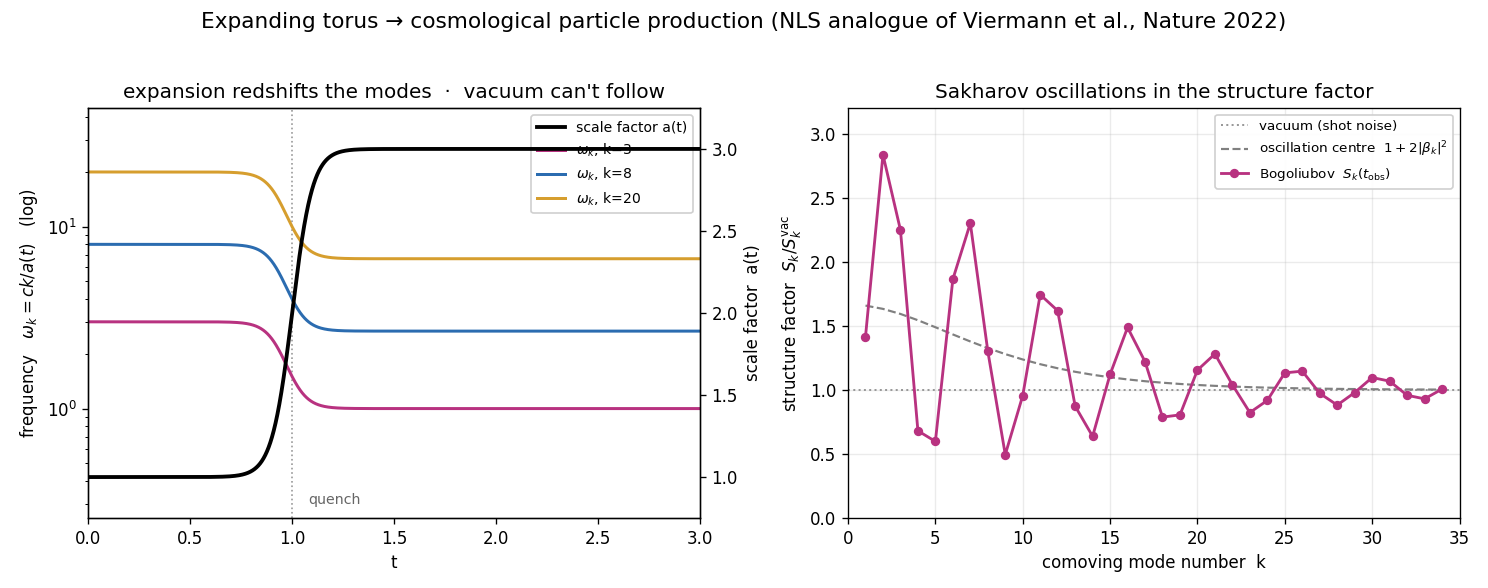

This figure's Python source:
"""
Frontier prototype 3: an EXPANDING torus -> cosmological particle production.

Quench the ring radius (scale factor) a(t) upward and the phonon modes on the belly
redshift, omega_k(t) = c k / a(t): the adiabatic vacuum can no longer follow, and
the expansion pumps phonon PAIRS out of nothing -- the acoustic analogue of particle
production by an expanding universe. This is the NLS/BEC realisation demonstrated by
Viermann et al., "Quantum field simulator for dynamics in curved spacetime",
Nature 611, 260 (2022): a 2-D BEC whose interaction/trap is ramped to mimic an
expanding FRW spacetime.

Protocol: a fast (near-sudden) expansion at t_q, then free evolution. Each mode ends
in a two-mode squeezed vacuum with |beta_k|^2 produced pairs; while it evolves, the
squeezed quadratures rotate, so the equal-time density structure factor
    S_k(t) = <|delta rho_k|^2>  = (|alpha_k| - |beta_k|)^2 ... (|alpha_k| + |beta_k|)^2
oscillates in k at fixed t -- SAKHAROV OSCILLATIONS (the acoustic analogue of the CMB
acoustic peaks), riding on the k-independent |beta_k|^2 plateau.

Solved exactly by linear Bogoliubov theory (the massless-scalar-on-FRW model, the
purest cosmology analogue, and exactly the theory Viermann et al. compare data to):
each comoving mode is a parametric oscillator

        v_k'' + omega_k(t)^2 v_k = 0,   omega_k = c k / a(t),

started in its adiabatic (WKB) vacuum and integrated (RK4) through the quench, with
the two-mode-squeeze Wronskian |v v'* - v* v'| = 1 held to machine precision. The
produced pairs |beta_k|^2 and the observed density structure factor
S_k(t_obs) = 2 omega_f |v_k(t_obs)|^2 (=1 in vacuum) are read straight off v_k, v_k'.
(The companion direct-GPE demonstration of parametric production from noise is
faraday.py, the periodic-drive member of this same time-dependent-geometry theme.)

Signatures:
  * small k : the quench is sudden -> plateau |beta|^2 -> (a_f-a_i)^2/(4 a_i a_f),
              a SCALE-INVARIANT spectrum (the inflationary analogue);
  * S_k(t) oscillates about 1+2|beta|^2  ->  SAKHAROV oscillations;
  * large k : the quench looks adiabatic -> production shuts off, S_k -> 1 (vacuum).
"""
import numpy as np
import matplotlib
matplotlib.use("Agg")
import matplotlib.pyplot as plt

OUT = "/home/thorax/nls_lumpy_torus"
PINK, BLUE, GOLD = "#b83280", "#2b6cb0", "#d69e2e"

# ------------------------------------------------- FRW scale factor: a fast expansion
c = 1.0
a_i, a_f = 1.0, 3.0                       # scale factor triples at the quench
t_q, tau_c = 1.0, 0.10                    # quench time and sharpness (small -> sudden)
T, Nt = 3.0, 30000                        # observe the structure factor at t_obs = T
tg = np.linspace(0.0, T, Nt)
dt = tg[1] - tg[0]
t_obs = T


def scale_factor(t):
    z = (t - t_q) / tau_c
    s = 0.5 * (1.0 + np.tanh(z))
    a = a_i + (a_f - a_i) * s
    adot = (a_f - a_i) * 0.5 / tau_c * (1.0 / np.cosh(z)) ** 2
    return a, adot


a_t, ad_t = scale_factor(tg)

# --------------------------------------------------- (1) linear mode integration (RK4)
kmax = 34
ks = np.arange(1, kmax + 1)               # comoving integer momenta on the ring
omega_i = c * ks / a_i                     # in  frequencies (static, t<t_q)
omega_f = c * ks / a_f                     # out frequencies (static, t>t_q)

# adiabatic-vacuum initial data:  v = 1/sqrt(2w),  v' = -i sqrt(w/2)
v = (1.0 / np.sqrt(2.0 * omega_i)).astype(complex)
w = (-1j * np.sqrt(omega_i / 2.0)).astype(complex)


def Omega2(t):
    a, _ = scale_factor(t)
    return (c * ks / a) ** 2


def deriv(vv, ww, t):
    return ww, -Omega2(t) * vv


for i in range(Nt - 1):
    t = tg[i]
    k1v, k1w = deriv(v, w, t)
    k2v, k2w = deriv(v + dt / 2 * k1v, w + dt / 2 * k1w, t + dt / 2)
    k3v, k3w = deriv(v + dt / 2 * k2v, w + dt / 2 * k2w, t + dt / 2)
    k4v, k4w = deriv(v + dt * k3v, w + dt * k3w, t + dt)
    v = v + dt / 6 * (k1v + 2 * k2v + 2 * k3v + k4v)
    w = w + dt / 6 * (k1w + 2 * k2w + 2 * k3w + k4w)

# produced pairs and the observed density (field-quadrature) structure factor
N_k = np.abs(w) ** 2 / (2 * omega_f) + omega_f / 2 * np.abs(v) ** 2 - 0.5   # = |beta_k|^2
N_k = np.maximum(N_k, 0.0)
S_k = 2.0 * omega_f * np.abs(v) ** 2                                        # =1 in vacuum
wronski = np.max(np.abs(np.abs(v * np.conj(w) - np.conj(v) * w) - 1.0))     # |v v'* - v* v'| = 1
plateau = (a_f - a_i) ** 2 / (4 * a_i * a_f)                                # sudden, k-indep.

print(f"[linear]  Wronskian residual (should be ~0): {wronski:.1e}")
print(f"[linear]  sudden plateau |beta|^2 = {plateau:.4f}")
print(f"[linear]  |beta|^2: k=1 {N_k[0]:.3f}  k=8 {N_k[7]:.3f}  k={kmax} {N_k[-1]:.2e}")
print(f"[linear]  S_k(t_obs): min {S_k.min():.3f}  max {S_k.max():.3f}  "
      f"(vacuum 1.0; oscillates about 1+2|beta|^2={1+2*plateau:.2f})")

# ------------------------------------------------------------------------- figure
fig, ax = plt.subplots(1, 2, figsize=(12.4, 4.9))

# panel A: the protocol -- a fast expansion redshifts the modes
axA = ax[0]
axA2 = axA.twinx()
axA2.plot(tg, a_t, color="k", lw=2.3, label="scale factor a(t)")
axA2.set_ylabel("scale factor  a(t)")
axA2.set_ylim(a_i - 0.25, a_f + 0.25)
axA.axvline(t_q, color="0.6", lw=1.0, ls=":")
axA.text(t_q + 0.08, 0.3, "quench", fontsize=8.5, color="0.4")
for k, col in zip((3, 8, 20), (PINK, BLUE, GOLD)):
    axA.plot(tg, c * k / a_t, color=col, lw=1.8, label=f"$\\omega_k$, k={k}")
axA.set_yscale("log")
axA.set_xlabel("t")
axA.set_ylabel(r"frequency   $\omega_k = ck/a(t)$   (log)")
axA.set_xlim(0, T); axA.set_ylim(0.25, 45)
axA.set_title("expansion redshifts the modes  ·  vacuum can't follow")
h1, l1 = axA.get_legend_handles_labels()
h2, l2 = axA2.get_legend_handles_labels()
axA.legend(h2 + h1, l2 + l1, loc="upper right", fontsize=8.4, framealpha=.92)

# panel B: observed structure factor -- Sakharov oscillations about the plateau
axB = ax[1]
axB.axhline(1.0, color="0.6", ls=":", lw=1.2, label="vacuum (shot noise)")
axB.plot(ks, 1 + 2 * N_k, color="0.5", ls="--", lw=1.3,
         label=r"oscillation centre  $1+2|\beta_k|^2$")
axB.plot(ks, S_k, "-o", color=PINK, ms=4.6, lw=1.7,
         label=r"Bogoliubov  $S_k(t_{\rm obs})$")
axB.set_xlabel("comoving mode number  k")
axB.set_ylabel(r"structure factor  $S_k / S_k^{\rm vac}$")
axB.set_xlim(0, kmax + 1)
axB.set_ylim(0, max(S_k.max() * 1.12, 3.2))
axB.set_title("Sakharov oscillations in the structure factor")
axB.grid(alpha=0.25)
axB.legend(loc="upper right", fontsize=8.1, framealpha=.92, ncol=1)

fig.suptitle("Expanding torus → cosmological particle production "
             "(NLS analogue of Viermann et al., Nature 2022)", fontsize=13)
fig.tight_layout(rect=[0, 0, 1, 0.96])
fig.savefig(f"{OUT}/expanding_torus.png", dpi=120)
print("wrote expanding_torus.png")
